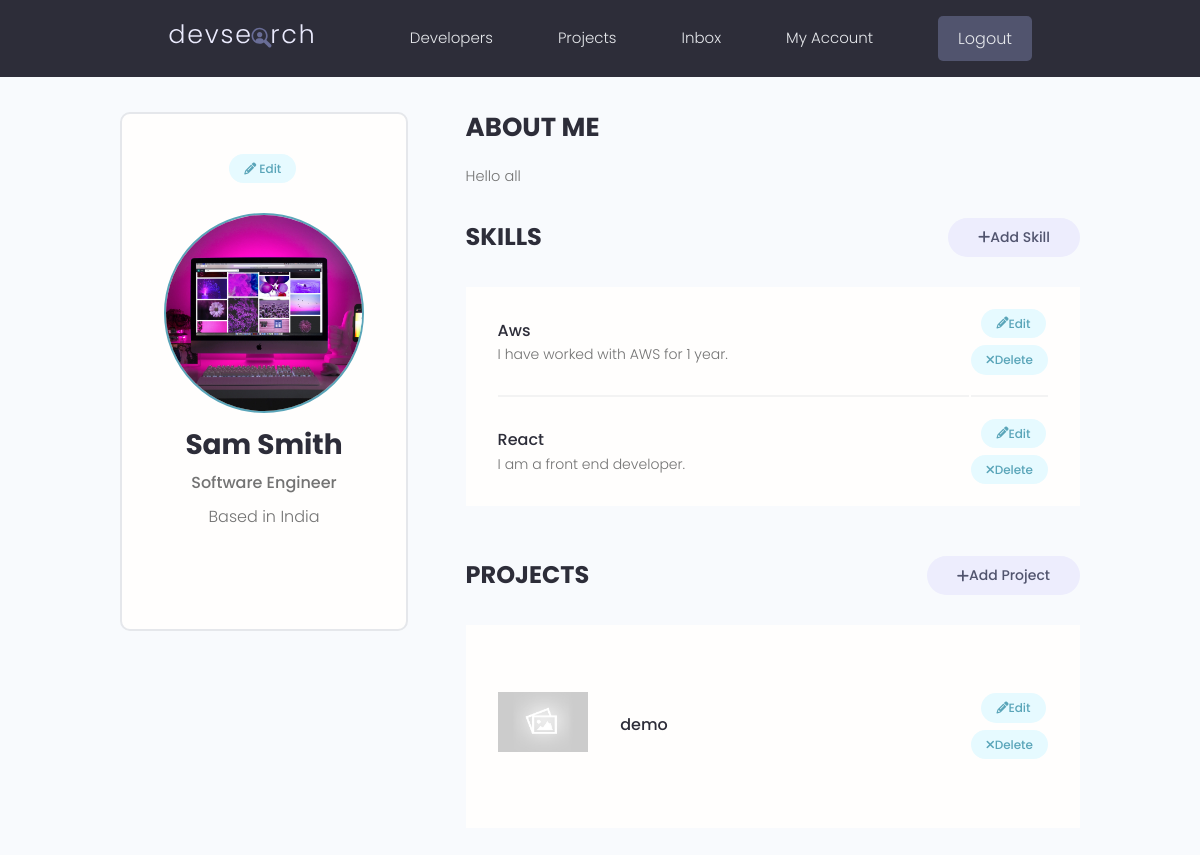
Before: /account/ (signed in) with the older database file.
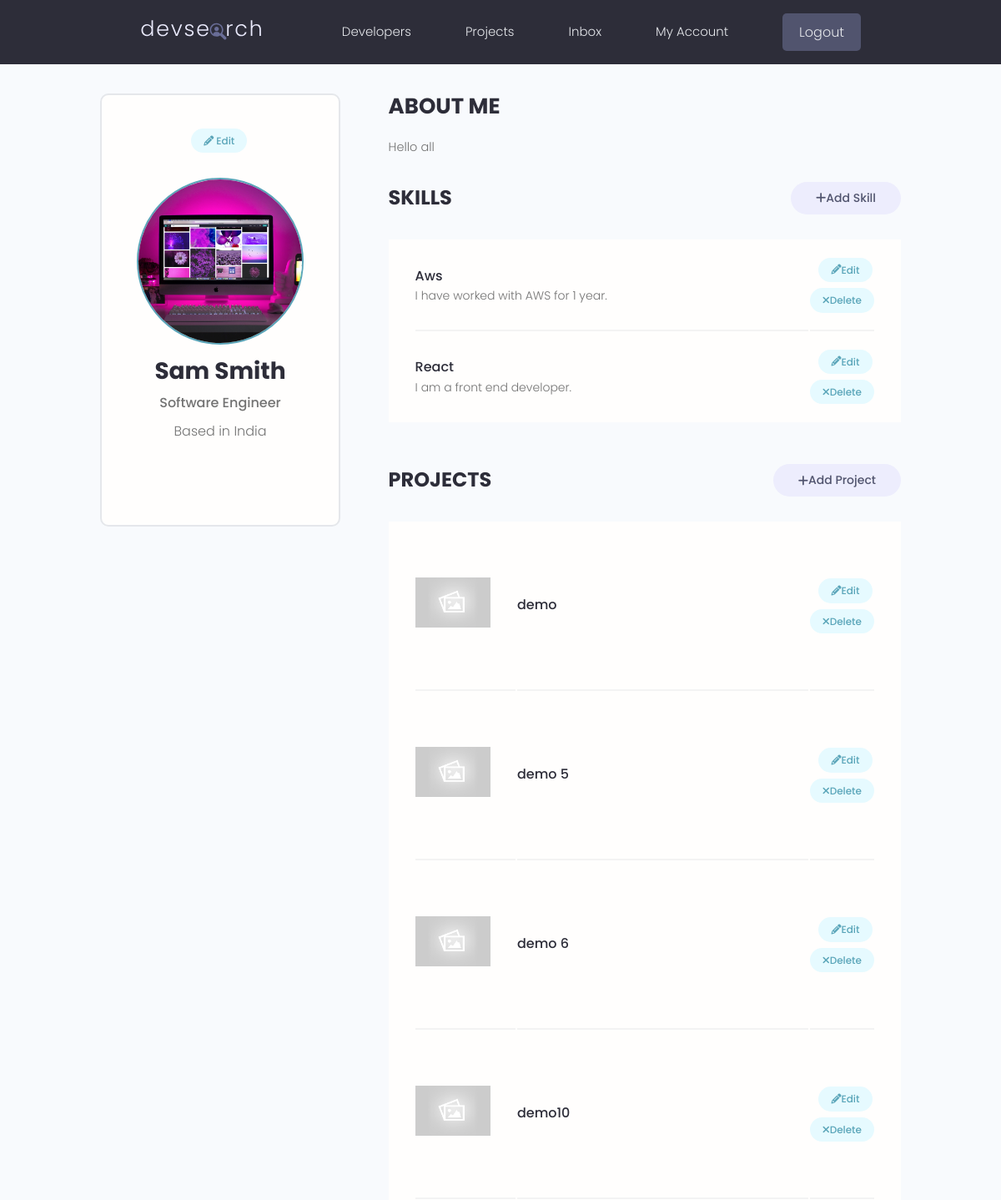
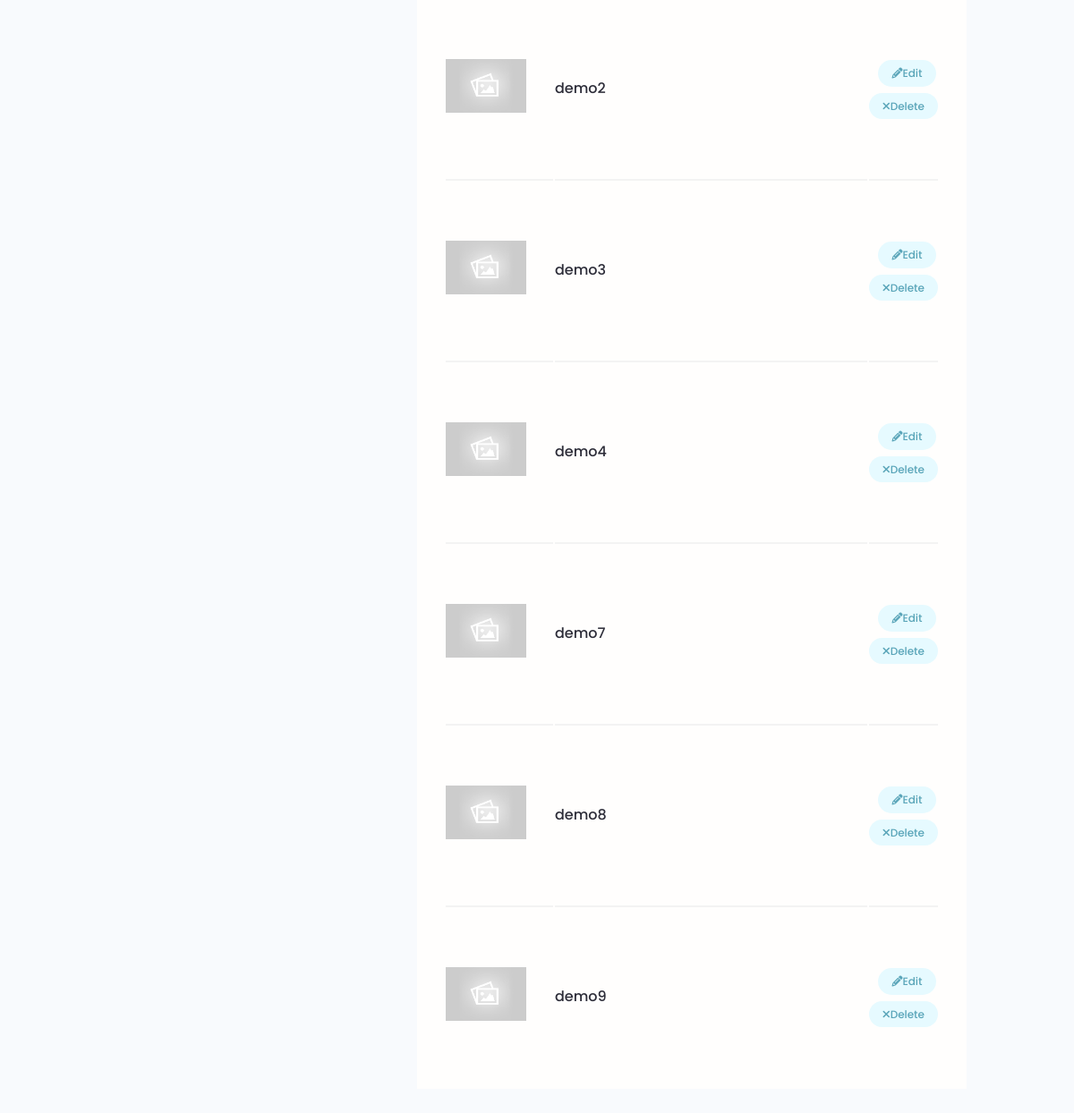
After: the same page with the newer database file (2 pictures, top to bottom).
### users/models.py (models this page shows, shortened)
class Profile(models.Model):
    user = models.OneToOneField(
        User, on_delete=models.CASCADE, null=True, blank=True)
    name = models.CharField(max_length=200, blank=True, null=True)
    email = models.EmailField(max_length=500, blank=True, null=True)
    username = models.CharField(max_length=200, blank=True, null=True)
    location = models.CharField(max_length=200, blank=True, null=True)
    short_intro = models.CharField(max_length=200, blank=True, null=True)
    bio = models.TextField(blank=True, null=True)
    profile_image = models.ImageField(
        null=True, blank=True, upload_to='profiles/', default='profiles/user-default.png')
    social_github = models.CharField(max_length=200, blank=True, null=True)
    social_twitter = models.CharField(max_length=200, blank=True, null=True)
    social_linkedin = models.CharField(max_length=200, blank=True, null=True)
    social_youtube = models.CharField(max_length=200, blank=True, null=True)
    social_website = models.CharField(max_length=200, blank=True, null=True)
    created = models.DateTimeField(auto_now_add=True)
    id = models.UUIDField(default=uuid.uuid4, unique=True,
                          primary_key=True, editable=False)

class Skill(models.Model):
    owner = models.ForeignKey(
        Profile, on_delete=models.CASCADE, null=True, blank=True)
    name = models.CharField(max_length=200, blank=True, null=True)
    description = models.TextField(null=True, blank=True)
    created = models.DateTimeField(auto_now_add=True)
    id = models.UUIDField(default=uuid.uuid4, unique=True,
                          primary_key=True, editable=False)

### projects/models.py (models this page shows, shortened)
class Project(models.Model):
    owner = models.ForeignKey(
        Profile, null=True, blank=True, on_delete=models.SET_NULL)
    title = models.CharField(max_length=200)
    description = models.TextField(null=True, blank=True)
    featured_image = models.ImageField(
        null=True, blank=True, default='default.jpg')
    demo_link = models.CharField(max_length=2000, null=True, blank=True)
    source_link = models.CharField(max_length=2000, null=True, blank=True)
    tags = models.ManyToManyField('Tag', blank=True)
    vote_total = models.IntegerField(default=0, null=True, blank=True)
    vote_ratio = models.IntegerField(default=0, null=True, blank=True)
    created = models.DateTimeField(auto_now_add=True)
    id = models.UUIDField(default=uuid.uuid4, unique=True,
                          primary_key=True, editable=False)
    class Meta:
        ordering = ['-vote_ratio', '-vote_total', 'title']

### users/views.py (the view)
# urls.py: path('account/', views.userAccount, name='account'),
@login_required(login_url='login')
def userAccount(request):
    profile = request.user.profile
    skills = profile.skill_set.all()
    projects = profile.project_set.all()
    context = {'profile': profile, 'skills': skills, 'projects': projects}
    return render(request, 'users/account.html', context)

### users/templates/users/account.html (shortened to what this page needs)
{% extends 'main.html' %}
{% block content %}
  <main class="settingsPage profile my-md">
    <div class="container">
      <div class="layout">
        <div class="column column--1of3">
          <div class="card text-center">
            <div class="card__body dev">
              <a class="tag tag--pill tag--main settings__btn" href="{% url 'edit-account' %}"><i class="fa fa-pencil"></i> Edit</a>
              <img class="avatar avatar--xl dev__avatar" src="{{ profile.profile_image.url }}" />
              <h2 class="dev__name">{{ profile.name }}</h2>
              <p class="dev__title">{{ profile.short_intro }}</p>
              <p class="dev__location">Based in {{ profile.location }}</p>
            </div>
          </div>
        </div>
        <div class="column column--2of3">
          <div class="devInfo">
            <h3 class="devInfo__title">About Me</h3>
            <p class="devInfo__about">{{ profile.bio }}</p>
          </div>
          <div class="settings">
            <h3 class="settings__title">Skills</h3>
            <a class="tag tag--pill tag--sub settings__btn tag--lg" href="{% url 'create-skill' %}"><i class="fa fa-plus"></i>Add Skill</a>
          </div>
          <table class="settings__table">
            {% for skill in skills %}
              <tr>
                <td class="settings__tableInfo">
                  <h4>{{ skill.name }}</h4>
                  <p>{{ skill.description }}</p>
                </td>
                <td class="settings__tableActions">
                  <a class="tag tag--pill tag--main settings__btn" href="{% url 'update-skill' skill.id %}"><i class="fa fa-pencil"></i> Edit</a>
                  <a class="tag tag--pill tag--main settings__btn" href="{% url 'delete-skill' skill.id %}?next=/account"><i class="fa fa-times"></i>
                    Delete</a>
                </td>
              </tr>
            {% endfor %}
          </table>
          <div class="settings">
            <h3 class="settings__title">Projects</h3>
            <a class="tag tag--pill tag--sub settings__btn tag--lg" href="{% url 'create-project' %}"><i class="fa fa-plus"></i> Add Project</a>
          </div>
          <table class="settings__table">
            {% for project in projects %}
              <tr>
                <td class="settings__thumbnail">
                  <a href="{% url 'project' project.id %}"><img src="{{ project.featured_image.url }}" alt="Project Thumbnail" /></a>
                </td>
                <td class="settings__tableInfo">
                  <a href="{% url 'project' project.id %}">{{ project.title }}</a>
                </td>
                <td class="settings__tableActions">
                  <a class="tag tag--pill tag--main settings__btn" href="{% url 'update-project' project.id %}"><i class="fa fa-pencil"></i> Edit</a>
                  <a class="tag tag--pill tag--main settings__btn" href="{% url 'delete-project' project.id %}?next=/account"><i class="fa fa-times"></i>
                    Delete</a>
                </td>
              </tr>
            {% endfor %}
          </table>
        </div>
      </div>
    </div>
  </main>
  {% endblock content %}

### templates/main.html (shortened to what this page needs)
<!DOCTYPE html>
{% load static %}
<html lang="en">
  <head>
    <link rel="stylesheet" href="https://cdn.iconmonstr.com/1.3.0/css/iconmonstr-iconic-font.min.css" />
    <link rel="stylesheet"
      href="https://cdnjs.cloudflare.com/ajax/libs/font-awesome/6.4.0/css/all.min.css"
    />
    <link rel="stylesheet" href="{% static 'uikit/styles/uikit.css' %}" />
    <link rel="stylesheet" href="{% static 'styles/app.css' %}" />
  </head>
  <body>
    {% include 'navbar.html' %}
    {% block content %}
    {% endblock content %}
  </body>
</html>

### templates/navbar.html (shortened to what this page needs)
{% load static %}
<header class="header">
<div class="container container--narrow">
    <a href="{% url 'profiles' %}" class="header__logo">
    <img src="{% static 'images/logo.svg' %}" alt="DevSearch Logo" />
    </a>
    <nav class="header__nav">
    <ul class="header__menu">
        <li class="header__menuItem"><a href="{% url 'profiles' %}">Developers</a></li>
        <li class="header__menuItem"><a href="{% url 'projects' %}">Projects</a></li>
        {% if request.user.is_authenticated %}
        <li class="header__menuItem"><a href="{% url 'inbox' %}">Inbox</a></li>
        <li class="header__menuItem"><a href="{% url 'account' %}">My Account</a></li>
        <li class="header__menuItem"><a href="{% url 'logout' %}" class="btn btn--sub">Logout</a></li>
        {% else %}
        <li class="header__menuItem"><a href="{% url 'login' %}" class="btn btn--sub">Login/Sign Up</a></li>
        {% endif %}
    </ul>
    </nav>
</div>
</header>

### static/styles/app.css (style rules this page uses)
:root { --color-sub: #2d2d39; }
.btn--sub { background-color: var(--color-sub-light); }
.card { border: 2px solid var(--color-light); }
img { width: 100%; }
.header { position: sticky; z-index: 111; background-color: var(--color-sub); padding: 1.5rem 0; }
.header > .container { display: flex; justify-content: space-between; align-items: center; }
.header__logo > img { height: 3.8rem; }
.header__nav > ul { display: inline-flex; align-items: center; list-style: none; gap: 6.5rem; }
.header__menuItem > a { color: var(--color-light); font-weight: 300; }
.profile .card > .dev { padding: 4rem; }
.dev__avatar { display: block; margin: auto; }
.dev__name { color: var(--color-sub); font-size: 2.8rem; font-weight: 700; margin-top: 1rem; margin-bottom: 0.5rem; }
.dev__title { font-size: 1.6rem; font-weight: 500; line-height: 1.3; }
.dev__location { margin-top: 1rem; }
.devInfo { margin-bottom: 3rem; }
.devInfo__title, .devInfo__subtitle { font-size: 2.6rem; color: var(--color-sub); text-transform: uppercase; font-weight: 700; margin-bottom: 1.5rem; }
.devInfo__about, .devSkill__info { font-size: 1.45rem; line-height: 1.7; text-align: justify; }
.settingsPage .dev > .settings__btn { display: inline-block; margin-bottom: 3rem; }
.settings { display: flex; justify-content: space-between; align-items: center; }
.settings__title { font-size: 2.4rem; text-transform: uppercase; font-weight: 700; color: var(--color-sub); }
.settings__table { margin-top: 3rem; margin-bottom: 5rem; padding: 0 3rem; background: var(--color-white); }
.settings__table tr { width: 100%; }
.settings__table tr > td { padding: 2rem 0; }
.settings__table tr:not(:last-child) td { border-bottom: 2px solid var(--color-white-light); }
.settings__thumbnail { width: 23%; min-width: 10rem; }
.settings__thumbnail img { padding-right: 3rem; height: 15rem; object-fit: contain; }
.settings__tableInfo { width: 100%; }
.settings__tableInfo h4, .settings__tableInfo a { padding-right: 1rem; width: auto; font-size: 1.6rem; font-weight: 500; color: var(--color-sub); }
.settings__tableInfo p { font-size: 1.4rem; }
.settings__tableActions { text-align: right; }

### static/uikit/styles/modules/_variables.css (style rules this page uses)
:root { --color-main: #5aa5b9; --color-main-light: #e6faff; --color-sub: #3f4156; --color-sub-light: #51546e; --color-sub-lighter: #ededfd; --color-text: #737373; --color-gray: #8b8b8b; --color-light: #e5e7eb; --color-light-gray: #767676; --color-bg: #f8fafd; --color-white: #fffefd; --color-white-light: #f3f3f3; --color-success: #359e64; --color-success-bg: #def8e8; --color-error: #fc4b0b; --color-error-bg: #fff2ee; --font-base: 'Poppins', arial, helvetica, 'Segoe UI', roboto, ubuntu, sans-serif; --font-monospace: 'Fira Code', 'Courier New', courier, monospace; --font-regular: 300; --font-medium: 500; --font-bold: 700; --generic-shadow: 1px 1px 5px #00000010; --generic-transition: all 0.3s ease-in-out; }

### static/uikit/styles/modules/_base.css (style rules this page uses)
* { margin: 0; padding: 0; box-sizing: border-box; text-rendering: optimizeLegibility; color: inherit; font-size: inherit; }
html { font-size: 50%; }
@media only screen and (min-width: 480px) { html { font-size: 56.25%; } }
@media only screen and (min-width: 1200px) { html { font-size: 62.5%; } }
body { line-height: 1.6; font-weight: 400; font-size: 1.5rem; color: var(--color-text); background-color: var(--color-bg); min-height: 100vh; }

### static/uikit/styles/modules/_typography.css (style rules this page uses)
* { font-family: var(--font-base); }
h2 { font-size: 3.6rem; font-weight: var(--font-bold); }
h3 { font-size: 3.2rem; font-weight: var(--font-medium); }
h4 { font-size: 2.8rem; font-weight: var(--font-medium); }
p, span, strong { font-size: 1.6rem; color: var(--color-text); font-weight: var(--font-regular); }
a { padding-bottom: 2px; text-decoration: none; display: inline-block; color: var(--color-main); font-weight: var(--font-medium); }

### static/uikit/styles/modules/_utilities.css (style rules this page uses)
.container { width: 92%; max-width: 165rem; margin: 0 auto; box-sizing: border-box; }
.container--narrow { width: 92%; max-width: 120rem; }
@media screen and (min-width: 1000px) { .container { width: 90%; } }
@media screen and (min-width: 1000px) { .container--narrow { width: 85%; } }
@media screen and (min-width: 1200px) { .container { width: 80%; } }
@media screen and (min-width: 1200px) { .container--narrow { width: 72%; } }
.text-center { text-align: center; }
.my-md { margin: 3rem auto; }

### static/uikit/styles/modules/_avatar.css (style rules this page uses)
.avatar { border-radius: 50%; border: 2px solid var(--color-main); object-fit: cover; }
.avatar--xl { height: 20rem; width: 20rem; }

Changed rows visible on the page:
added Project: featured_image (placeholder picture), title "demo 5"
added Project: featured_image (placeholder picture), title "demo 6"
added Project: featured_image (placeholder picture), title "demo10"
added Project: featured_image (placeholder picture), title "demo2"
added Project: featured_image (placeholder picture), title "demo3"
added Project: featured_image (placeholder picture), title "demo4"
added Project: featured_image (placeholder picture), title "demo7"
added Project: featured_image (placeholder picture), title "demo8"
added Project: featured_image (placeholder picture), title "demo9"
